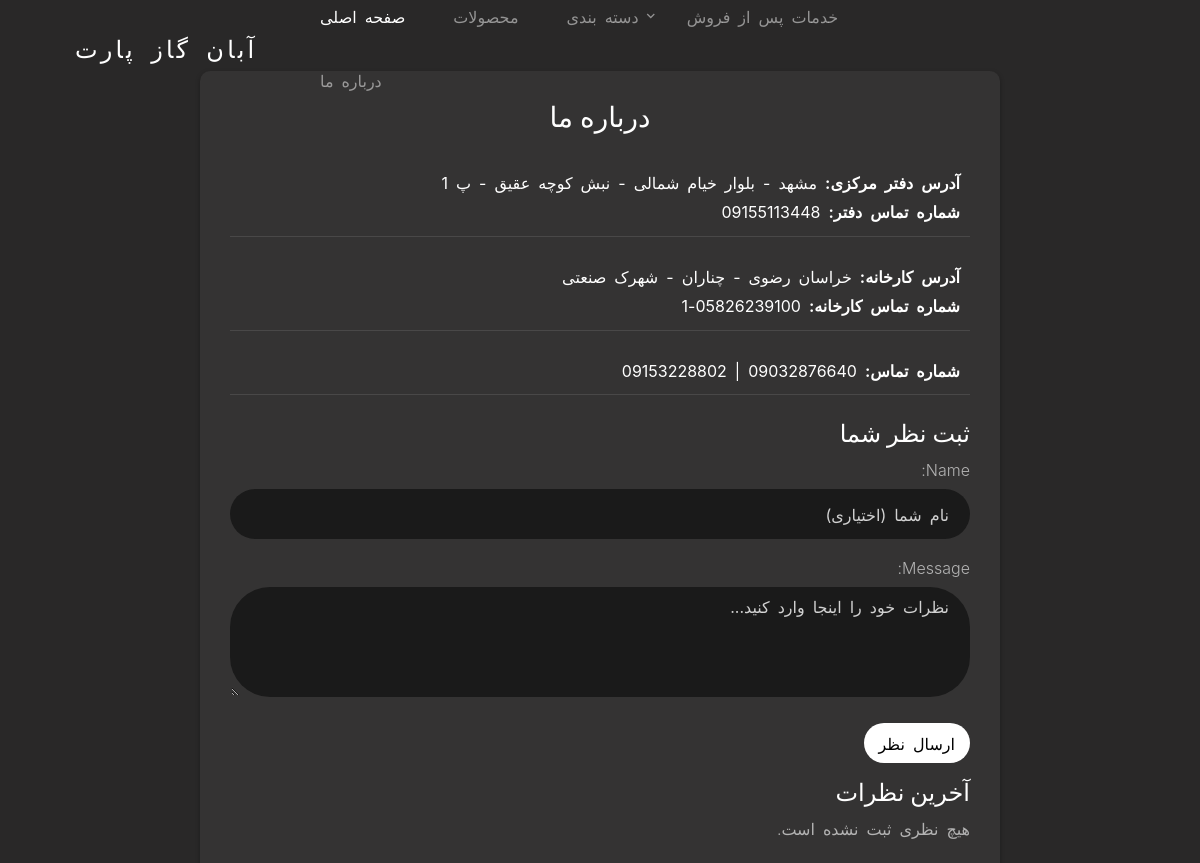
Page /about/ on the earlier database version.
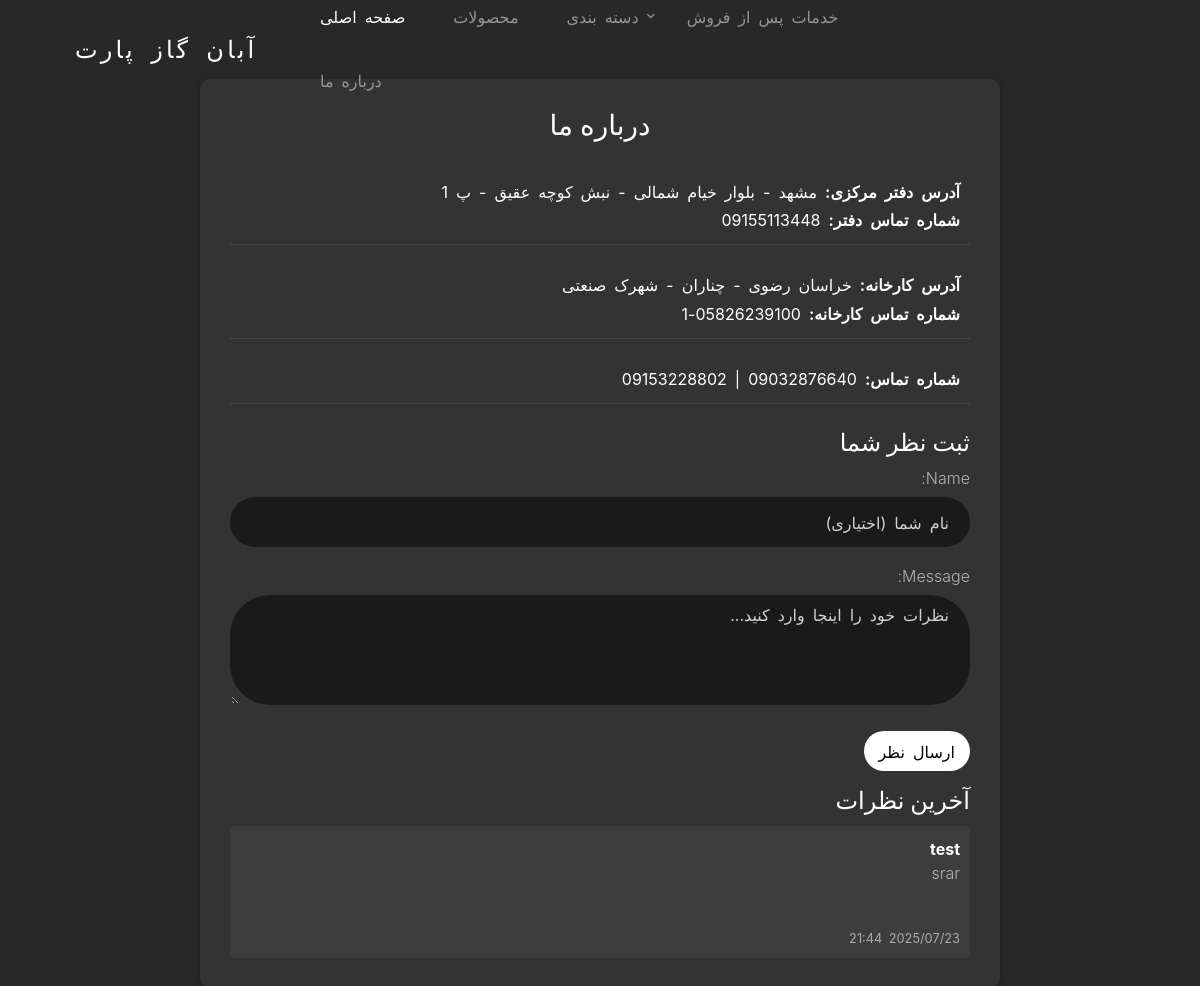
Same page on the later database version.
### AbanGasPart/models.py (models this page shows, shortened)
class Comment(models.Model):
    name = models.CharField(max_length=100, blank=True, null=True)
    message = models.TextField()
    created_at = models.DateTimeField(auto_now_add=True)

### AbanGasPart/views.py (the view)
# urls.py: path("about/", views.about_page, name="about"),
def about_page(request):
    comments = Comment.objects.order_by('-created_at')[:10]
    form = CommentForm()
    if request.method == 'POST':
        form = CommentForm(request.POST)
        if form.is_valid():
            form.save()
            return redirect('about')
    return render(request, f'{base_url}/about.html', {
        'form': form,
        'comments': comments,
    })

### AbanGasPart/forms.py
class CommentForm(forms.ModelForm):
    class Meta:
        model = Comment
        fields = ['name', 'message']
        widgets = {
            'name': forms.TextInput(attrs={
                'placeholder': 'نام شما (اختیاری)',
                'class': 'form-control',
                'style': 'background-color:#1a1a1a;color:#f0f0f0;'
            }),
            'message': forms.Textarea(attrs={
                'placeholder': 'نظرات خود را اینجا وارد کنید...',
                'class': 'form-control',
                'rows': 4,
                'style': 'background-color:#1a1a1a;color:#f0f0f0;'
            }),
        }

### AbanGasPart/templates/AbanGasPart/about.html (shortened to what this page needs)
{% extends "AbanGasPart/template.html" %}
{% block body %}
<div class="about-container">
    <h2 class="heading-section mb-4 text-center">درباره ما</h2>
    <div class="about-item">
        <strong>آدرس دفتر مرکزی:</strong> مشهد - بلوار خیام شمالی - نبش کوچه عقیق - پ 1
        <br><strong>شماره تماس دفتر:</strong> 09155113448
    </div>
    <div class="about-item">
        <strong>آدرس کارخانه:</strong> خراسان رضوی - چناران - شهرک صنعتی
        <br><strong>شماره تماس کارخانه:</strong> 05826239100-1
    </div>
    <div class="about-item">
        <strong>شماره تماس:</strong> 09032876640 | 09153228802
    </div>
    <div class="comment-box">
        <h4>ثبت نظر شما</h4>
        <form method="post">
            {{ form.as_p }}
            <button type="submit" class="btn-submit">ارسال نظر</button>
        </form>
    </div>
    <div class="comments-list mt-3">
        <h4>آخرین نظرات</h4>
        {% for c in comments %}
        <div class="comment">
            <strong>{{ c.name|default:"کاربر ناشناس" }}</strong><br>
            {{ c.message|linebreaks }}<br>
            <small>{{ c.created_at|date:"Y/m/d H:i" }}</small>
        </div>
        {% empty %}
        <p>هیچ نظری ثبت نشده است.</p>
        {% endfor %}
    </div>
</div>
{% endblock body %}

Differences in the rows shown:
added Comment: name "test", message "srar", created_at "2025/07/23 21:44"
Other differences:
text no longer shown: "هیچ نظری ثبت نشده است."
